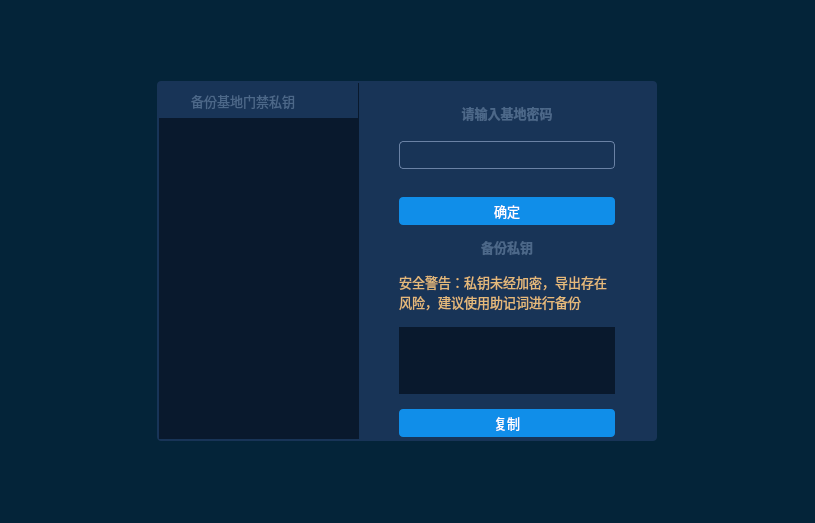
<?xml version="1.0" encoding="UTF-8"?>
<ui version="4.0">
 <class>SafeWidget</class>
 <widget class="QWidget" name="SafeWidget">
  <property name="geometry">
   <rect>
    <x>0</x>
    <y>0</y>
    <width>815</width>
    <height>523</height>
   </rect>
  </property>
  <property name="windowTitle">
   <string>SafeWidget</string>
  </property>
  <property name="styleSheet">
   <string notr="true">QWidget#SafeWidget
{
background-color: #042439;
}</string>
  </property>
  <layout class="QHBoxLayout" name="horizontalLayout_7">
   <item>
    <widget class="QWidget" name="midWidget" native="true">
     <property name="sizePolicy">
      <sizepolicy hsizetype="Fixed" vsizetype="Fixed">
       <horstretch>0</horstretch>
       <verstretch>0</verstretch>
      </sizepolicy>
     </property>
     <property name="minimumSize">
      <size>
       <width>500</width>
       <height>360</height>
      </size>
     </property>
     <property name="maximumSize">
      <size>
       <width>500</width>
       <height>360</height>
      </size>
     </property>
     <property name="font">
      <font>
       <family>微软雅黑</family>
       <pointsize>12</pointsize>
      </font>
     </property>
     <property name="styleSheet">
      <string notr="true">QWidget#midWidget
{
border-radius: 4px;
background-color: #183457;
}
QLabel
{
background-color: #183457;
}
QLineEdit
{
border: 1px solid #6a82a5;
border-radius: 4px;
background-color: #183457;
color: white;
padding-left: 4px;
line-height: 28px;
}
QLineEdit:focus
{
border-color: white;
}</string>
     </property>
     <layout class="QHBoxLayout" name="horizontalLayout">
      <property name="spacing">
       <number>0</number>
      </property>
      <property name="leftMargin">
       <number>2</number>
      </property>
      <property name="topMargin">
       <number>2</number>
      </property>
      <property name="rightMargin">
       <number>2</number>
      </property>
      <property name="bottomMargin">
       <number>2</number>
      </property>
      <item>
       <widget class="QWidget" name="leftWidget" native="true">
        <property name="minimumSize">
         <size>
          <width>200</width>
          <height>0</height>
         </size>
        </property>
        <property name="maximumSize">
         <size>
          <width>200</width>
          <height>16777215</height>
         </size>
        </property>
        <property name="styleSheet">
         <string notr="true">QWidget#leftWidget
{
background-color: #09192d;
}</string>
        </property>
        <layout class="QVBoxLayout" name="verticalLayout">
         <property name="spacing">
          <number>0</number>
         </property>
         <property name="leftMargin">
          <number>0</number>
         </property>
         <property name="topMargin">
          <number>0</number>
         </property>
         <property name="rightMargin">
          <number>1</number>
         </property>
         <property name="bottomMargin">
          <number>0</number>
         </property>
         <item>
          <widget class="QWidget" name="backupItem" native="true">
           <property name="minimumSize">
            <size>
             <width>0</width>
             <height>35</height>
            </size>
           </property>
           <property name="cursor">
            <cursorShape>PointingHandCursor</cursorShape>
           </property>
           <property name="styleSheet">
            <string notr="true">QWidget#backupItem
{
background-color: #183457;
}</string>
           </property>
           <layout class="QHBoxLayout" name="horizontalLayout_2">
            <property name="spacing">
             <number>5</number>
            </property>
            <property name="leftMargin">
             <number>5</number>
            </property>
            <property name="topMargin">
             <number>5</number>
            </property>
            <property name="rightMargin">
             <number>5</number>
            </property>
            <property name="bottomMargin">
             <number>5</number>
            </property>
            <item>
             <widget class="QLabel" name="keyLabel">
              <property name="minimumSize">
               <size>
                <width>22</width>
                <height>22</height>
               </size>
              </property>
              <property name="maximumSize">
               <size>
                <width>22</width>
                <height>22</height>
               </size>
              </property>
              <property name="styleSheet">
               <string notr="true">QLabel#keyLabel
{
border-image: url(:/ewallet/Resources/ewallet/privateKey.png);
}</string>
              </property>
              <property name="text">
               <string/>
              </property>
             </widget>
            </item>
            <item>
             <widget class="QLabel" name="label_1">
              <property name="font">
               <font>
                <family>微软雅黑</family>
                <pointsize>10</pointsize>
                <weight>50</weight>
                <bold>false</bold>
               </font>
              </property>
              <property name="styleSheet">
               <string notr="true">QLabel#label_1
{
color: #4c6889;
}</string>
              </property>
              <property name="text">
               <string>备份基地门禁私钥</string>
              </property>
             </widget>
            </item>
            <item>
             <widget class="QLabel" name="label_4">
              <property name="minimumSize">
               <size>
                <width>22</width>
                <height>22</height>
               </size>
              </property>
              <property name="maximumSize">
               <size>
                <width>22</width>
                <height>22</height>
               </size>
              </property>
              <property name="styleSheet">
               <string notr="true">QLabel#label_4
{
border-image: url(:/ewallet/Resources/ewallet/more.png);
}</string>
              </property>
              <property name="text">
               <string/>
              </property>
             </widget>
            </item>
           </layout>
          </widget>
         </item>
         <item>
          <spacer name="verticalSpacer">
           <property name="orientation">
            <enum>Qt::Vertical</enum>
           </property>
           <property name="sizeHint" stdset="0">
            <size>
             <width>20</width>
             <height>318</height>
            </size>
           </property>
          </spacer>
         </item>
        </layout>
       </widget>
      </item>
      <item>
       <widget class="QWidget" name="rightWidget" native="true">
        <property name="styleSheet">
         <string notr="true">QWidget#rightWidget
{
background-color: #183457;
}</string>
        </property>
        <layout class="QVBoxLayout" name="verticalLayout_2">
         <property name="spacing">
          <number>0</number>
         </property>
         <property name="leftMargin">
          <number>0</number>
         </property>
         <property name="topMargin">
          <number>0</number>
         </property>
         <property name="rightMargin">
          <number>0</number>
         </property>
         <property name="bottomMargin">
          <number>0</number>
         </property>
         <item>
          <widget class="QWidget" name="passwordPage" native="true">
           <property name="sizePolicy">
            <sizepolicy hsizetype="Expanding" vsizetype="Fixed">
             <horstretch>0</horstretch>
             <verstretch>0</verstretch>
            </sizepolicy>
           </property>
           <property name="minimumSize">
            <size>
             <width>0</width>
             <height>150</height>
            </size>
           </property>
           <property name="maximumSize">
            <size>
             <width>16777215</width>
             <height>150</height>
            </size>
           </property>
           <property name="styleSheet">
            <string notr="true">QWidget#passwordPage
{
background-color: #183457;
}</string>
           </property>
           <layout class="QVBoxLayout" name="verticalLayout_3">
            <property name="spacing">
             <number>0</number>
            </property>
            <property name="leftMargin">
             <number>40</number>
            </property>
            <property name="topMargin">
             <number>0</number>
            </property>
            <property name="rightMargin">
             <number>40</number>
            </property>
            <property name="bottomMargin">
             <number>0</number>
            </property>
            <item>
             <widget class="QLabel" name="label1">
              <property name="minimumSize">
               <size>
                <width>0</width>
                <height>40</height>
               </size>
              </property>
              <property name="maximumSize">
               <size>
                <width>16777215</width>
                <height>40</height>
               </size>
              </property>
              <property name="font">
               <font>
                <family>微软雅黑</family>
                <pointsize>10</pointsize>
                <weight>75</weight>
                <bold>true</bold>
               </font>
              </property>
              <property name="styleSheet">
               <string notr="true">QLabel#label1
{
color: #4c6889;
}</string>
              </property>
              <property name="text">
               <string>请输入基地密码</string>
              </property>
              <property name="alignment">
               <set>Qt::AlignCenter</set>
              </property>
             </widget>
            </item>
            <item>
             <widget class="QLineEdit" name="passwordEdit">
              <property name="minimumSize">
               <size>
                <width>0</width>
                <height>28</height>
               </size>
              </property>
              <property name="font">
               <font>
                <family>微软雅黑</family>
                <pointsize>10</pointsize>
               </font>
              </property>
              <property name="styleSheet">
               <string notr="true"/>
              </property>
              <property name="text">
               <string/>
              </property>
              <property name="echoMode">
               <enum>QLineEdit::Password</enum>
              </property>
             </widget>
            </item>
            <item>
             <widget class="QLabel" name="tipLabel">
              <property name="sizePolicy">
               <sizepolicy hsizetype="Minimum" vsizetype="Minimum">
                <horstretch>0</horstretch>
                <verstretch>0</verstretch>
               </sizepolicy>
              </property>
              <property name="maximumSize">
               <size>
                <width>16777215</width>
                <height>12</height>
               </size>
              </property>
              <property name="font">
               <font>
                <family>微软雅黑</family>
                <pointsize>9</pointsize>
               </font>
              </property>
              <property name="styleSheet">
               <string notr="true">QLabel#tipLabel
{
color: #e4ba7b;
}</string>
              </property>
              <property name="text">
               <string/>
              </property>
             </widget>
            </item>
            <item>
             <widget class="QPushButton" name="enterBtn">
              <property name="sizePolicy">
               <sizepolicy hsizetype="Expanding" vsizetype="Fixed">
                <horstretch>0</horstretch>
                <verstretch>0</verstretch>
               </sizepolicy>
              </property>
              <property name="minimumSize">
               <size>
                <width>0</width>
                <height>28</height>
               </size>
              </property>
              <property name="maximumSize">
               <size>
                <width>16777215</width>
                <height>16777215</height>
               </size>
              </property>
              <property name="font">
               <font>
                <family>微软雅黑</family>
                <pointsize>10</pointsize>
               </font>
              </property>
              <property name="cursor">
               <cursorShape>PointingHandCursor</cursorShape>
              </property>
              <property name="styleSheet">
               <string notr="true">QPushButton#enterBtn
{
color: white;
border: none;
background-color: #108ee9;
border-radius: 4px;
}</string>
              </property>
              <property name="text">
               <string>确定</string>
              </property>
             </widget>
            </item>
           </layout>
          </widget>
         </item>
         <item>
          <widget class="QWidget" name="backupPage" native="true">
           <property name="minimumSize">
            <size>
             <width>0</width>
             <height>200</height>
            </size>
           </property>
           <property name="maximumSize">
            <size>
             <width>16777215</width>
             <height>200</height>
            </size>
           </property>
           <property name="styleSheet">
            <string notr="true">QWidget#backupPage
{
background-color: #183457;
}
QLabel
{
background-color: #183457;
}</string>
           </property>
           <layout class="QVBoxLayout" name="verticalLayout_4">
            <property name="spacing">
             <number>15</number>
            </property>
            <property name="leftMargin">
             <number>40</number>
            </property>
            <property name="topMargin">
             <number>0</number>
            </property>
            <property name="rightMargin">
             <number>40</number>
            </property>
            <property name="bottomMargin">
             <number>0</number>
            </property>
            <item>
             <widget class="QLabel" name="label_3">
              <property name="maximumSize">
               <size>
                <width>16777215</width>
                <height>16777215</height>
               </size>
              </property>
              <property name="font">
               <font>
                <family>微软雅黑</family>
                <pointsize>10</pointsize>
                <weight>75</weight>
                <bold>true</bold>
               </font>
              </property>
              <property name="styleSheet">
               <string notr="true">QLabel#label_3
{
color: #4c6889;
}</string>
              </property>
              <property name="text">
               <string>备份私钥</string>
              </property>
              <property name="alignment">
               <set>Qt::AlignCenter</set>
              </property>
             </widget>
            </item>
            <item>
             <widget class="QLabel" name="label_2">
              <property name="maximumSize">
               <size>
                <width>16777215</width>
                <height>16777215</height>
               </size>
              </property>
              <property name="font">
               <font>
                <family>微软雅黑</family>
                <pointsize>10</pointsize>
                <weight>50</weight>
                <bold>false</bold>
               </font>
              </property>
              <property name="styleSheet">
               <string notr="true">QLabel#label_2
{
color: #e4ba7b;
}</string>
              </property>
              <property name="text">
               <string>安全警告：私钥未经加密，导出存在
风险，建议使用助记词进行备份</string>
              </property>
             </widget>
            </item>
            <item>
             <widget class="QPlainTextEdit" name="plainTextEdit">
              <property name="minimumSize">
               <size>
                <width>0</width>
                <height>0</height>
               </size>
              </property>
              <property name="maximumSize">
               <size>
                <width>16777215</width>
                <height>16777215</height>
               </size>
              </property>
              <property name="font">
               <font>
                <family>微软雅黑</family>
                <pointsize>10</pointsize>
               </font>
              </property>
              <property name="styleSheet">
               <string notr="true">QPlainTextEdit
{
background-color: #09192d;
color: #4c6889;
border: none;
}</string>
              </property>
              <property name="verticalScrollBarPolicy">
               <enum>Qt::ScrollBarAlwaysOff</enum>
              </property>
              <property name="horizontalScrollBarPolicy">
               <enum>Qt::ScrollBarAlwaysOff</enum>
              </property>
              <property name="readOnly">
               <bool>true</bool>
              </property>
              <property name="plainText">
               <string/>
              </property>
             </widget>
            </item>
            <item>
             <widget class="QPushButton" name="copyBtn">
              <property name="minimumSize">
               <size>
                <width>0</width>
                <height>28</height>
               </size>
              </property>
              <property name="maximumSize">
               <size>
                <width>16777215</width>
                <height>28</height>
               </size>
              </property>
              <property name="font">
               <font>
                <family>微软雅黑</family>
                <pointsize>10</pointsize>
               </font>
              </property>
              <property name="cursor">
               <cursorShape>PointingHandCursor</cursorShape>
              </property>
              <property name="styleSheet">
               <string notr="true">QPushButton#copyBtn
{
color: white;
border: none;
background-color: #108ee9;
border-radius: 4px;
}</string>
              </property>
              <property name="text">
               <string>复制</string>
              </property>
             </widget>
            </item>
           </layout>
          </widget>
         </item>
        </layout>
       </widget>
      </item>
     </layout>
    </widget>
   </item>
  </layout>
 </widget>
 <layoutdefault spacing="6" margin="11"/>
 <resources>
  <include location="../../OpenPlanet/openplanet.qrc"/>
 </resources>
 <connections/>
</ui>
